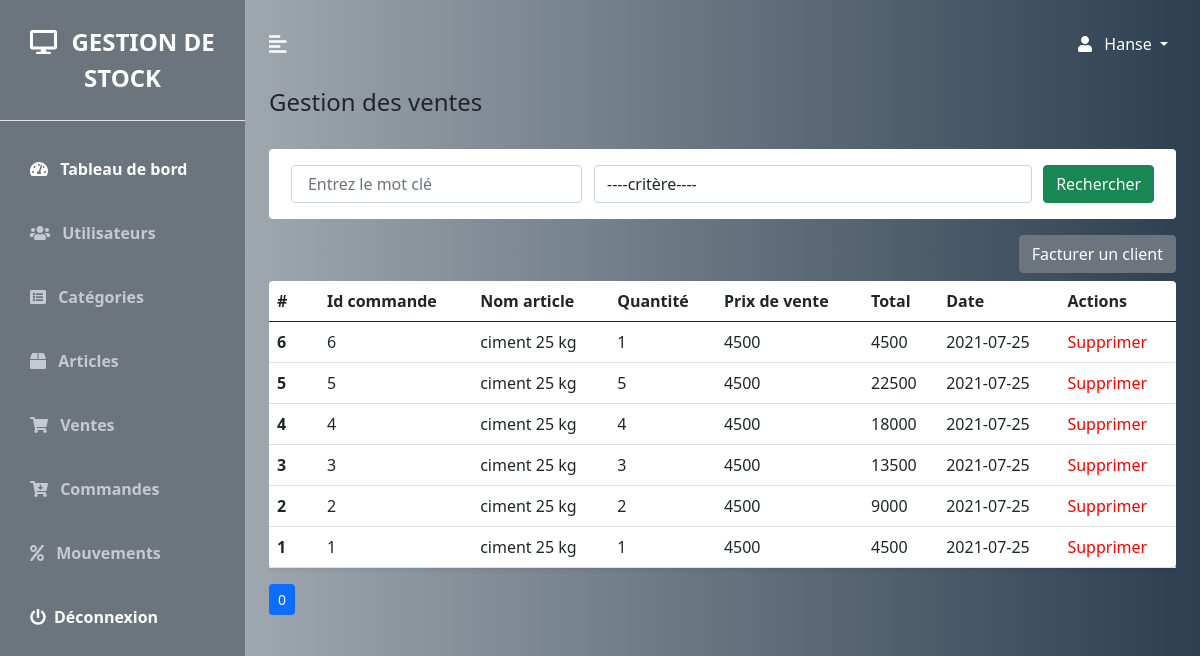
The page /ventes.php (signed in) on the database its author committed.
### tables this page shows
CREATE TABLE `ventes` (
  `id_vente` int NOT NULL,
  `id_commande` int NOT NULL,
  `ref_article` varchar(20) NOT NULL,
  `nom_article` varchar(20) NOT NULL,
  `quantite_vendue` int NOT NULL,
  `prix_de_vente` double NOT NULL,
  `total_vente` double NOT NULL,
  `date` varchar(11) NOT NULL,
  `jours` varchar(15) NOT NULL,
  `mois` varchar(15) NOT NULL
);

### config/ventes/ventesReq.php (called while the page is built)
<?php
        require_once('config/bdd/bdd.php');
        $select = "";
        $mc ="";
        $size = 20;
        if(isset($_GET['page'])){
            $page = htmlspecialchars($_GET['page']);
        }else{
            $page = 0;
        }
        $offset=$size*$page;
        if(isset($_GET['motCle'],$_GET['select'])){
            $mc= htmlspecialchars($_GET['motCle']);
            $select= $_GET['select'];
            $req = $conn->prepare("SELECT * FROM ventes WHERE $select like  '%$mc%' ORDER BY id_vente DESC  LIMIT $size OFFSET $offset");
        }else{
            $req = $conn->prepare("SELECT * FROM ventes ORDER BY id_vente DESC  LIMIT $size OFFSET $offset ");
        }
        $req->execute();
        $result = $req->fetchAll();
        if(isset($_GET['motCle'],$_GET['select']))
        $req2 = $conn->prepare("SELECT COUNT(*) AS NMBRE_SUP FROM ventes WHERE $select like  '%$mc%' ORDER BY id_vente DESC  ");
        else
        $req2 = $conn->prepare("SELECT COUNT(*) AS NMBRE_SUP FROM ventes ORDER BY id_vente DESC ");
        $req2->execute();
        $ligne=$req2->fetch(PDO::FETCH_ASSOC);
        $NMBRE=$ligne['NMBRE_SUP'];
        if(($NMBRE % $size)==0) $nbrePages=floor($NMBRE / $size);
        else  $nbrePages=floor($NMBRE / $size)+1;
?>

### ventes.php (the view, shortened to what this page needs)
<?php
    require('config/ventes/ventesReq.php');
?>
<!DOCTYPE html>
<html lang="fr">
<head>
    <link href="config/bootstrap/css/bootstrap.min.css" rel="stylesheet"  >
    <link rel="stylesheet" href="config/css/style.css">
</head>
<body>
    <div class="d-flex" id="wrapper">
        <?php require('sidebar.php') ?>
            <div id="page-content-wrapper">
                <?php require('navbar.php') ?>
                <div class="container-fluid px-4">
                    <h3 class="fs-4 mb-3">Gestion des ventes</h3>
                    <div class="row g-3 my-2">
                       <form  method="get">
                                    <div class="col-md-12">
                                        <div class="p-3 bg-white shadown-sm d-flex justify-content-around align-items-center rounded">
                                            <div class="form-group col-md-4">
                                                    <input type="text" class="form-control mr-sm-2" aria-label="search" value=""
                                                    placeholder=" Entrez le mot clé" name="motCle">
                                            </div>
                                            <div class="form-group col-md-6">
                                                <select name="select" class="form-control">
                                                    <option value="">----critère----</option>
                                                </select>
                                            </div>
                                            <button class="btn btn-success my-2 my-sm-0" type="submit">Rechercher</button>
                                        </div>
                                    </div>
                            </form>
                             <div class="d-flex justify-content-end">
                                     <button type="button" class="btn btn-secondary ms-2" data-bs-toggle="modal" data-bs-target="#staticBackdrop">
                                        Facturer un client
                                    </button>
                                                 <?php require('config/ventes/facture.php') ?>
                             </div>
                    </div>
                   <div class="col">
                     <div style="overflow:auto;white-space: nowrap;" >
                        <table class="table bg-white rounded shadow-sm  table-hover">
                            <thead>
                                <tr>
                                    <th scope="col" width="50">#</th>
                                    <th scope="col">Id commande</th>
                                    <th scope="col">Nom article</th>
                                    <th scope="col">Quantité</th>
                                    <th scope="col">Prix de vente</th>
                                    <th scope="col">Total</th>
                                    <th scope="col">Date</th>
                                    <th scope="col">Actions</th>
                                </tr>
                            </thead>
                            <tbody>
                            <?php foreach ($result as $result) : ?>
                                <tr>
                                    <th scope="row"> <?= $result['id_vente'] ?></th>
                                    <td><?= $result['id_commande'] ?></td>
                                    <td><?= $result['nom_article'] ?></td>
                                    <td><?= $result['quantite_vendue'] ?></td>
                                    <td><?= $result['prix_de_vente'] ?></td>
                                    <td><?= $result['total_vente'] ?></td>
                                    <td><?= $result['date'] ?></td>
                                    <td>
                                        <a href="config/ventes/supprimer.php?id_vente=<?=$result['id_vente']?>" onclick="return confirm( 'ETES VOUS SUR DE VOULOIR SUPPRIMER CET ELEMENT?' )" style="text-decoration:none;color:red">Supprimer</a>
                                   </td>
                                </tr>
                               <?php endforeach ?>
                            </tbody>
                        </table>
                        </div>
                        <ul class="pagination pagination-sm">
                            <?php for($i=0;$i<$nbrePages;$i++) {?>
                                <li class="page-item <?php  echo(($i==$page)?'active':''); ?>" aria-current="page" style="margin-right:10px;" >
                                    <a  class="page-link " href="ventes.php?page=<?php  echo($i) ?>&motCle=<?php  echo($mc) ?>"> <?php  echo($i) ?> </a>
                                </li>
                            <?php } ?>
                        </ul>
                    </div>
                </div>
            </div>
    </div>
</body>
</html>

### config/css/style.css (style rules this page uses)
:root { --main-bg-color: #35d670; --main-text-color: #ffffff; --second-text-color: #c5c9d1; --second-bg-color: #4e6a88; }
#wrapper { overflow-x: hidden; background-image: linear-gradient( to right, #bdc3c7, #2c3e50); }
#page-content-wrapper { min-width: 100vw; }
@media (min-width: 768px) { #page-content-wrapper { min-width: 0; width: 100%; } }

### rows shown on the page
ventes: id_vente "6", id_commande "6", nom_article "ciment 25 kg", quantite_vendue "1", prix_de_vente "4500", total_vente "4500", date "2021-07-25"
ventes: id_vente "5", id_commande "5", nom_article "ciment 25 kg", quantite_vendue "5", prix_de_vente "4500", total_vente "22500", date "2021-07-25"
ventes: id_vente "4", id_commande "4", nom_article "ciment 25 kg", quantite_vendue "4", prix_de_vente "4500", total_vente "18000", date "2021-07-25"
ventes: id_vente "3", id_commande "3", nom_article "ciment 25 kg", quantite_vendue "3", prix_de_vente "4500", total_vente "13500", date "2021-07-25"
ventes: id_vente "2", id_commande "2", nom_article "ciment 25 kg", quantite_vendue "2", prix_de_vente "4500", total_vente "9000", date "2021-07-25"
ventes: id_vente "1", id_commande "1", nom_article "ciment 25 kg", quantite_vendue "1", prix_de_vente "4500", total_vente "4500", date "2021-07-25"

### other values the page prints
$_SESSION['PROFILE']['nom'] "Hanse"
